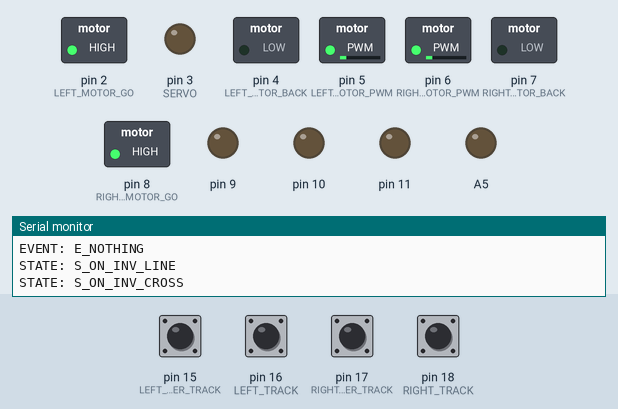
Simulated run of this sketch. Board: Arduino Uno, built with avr-gcc and run on an emulated ATmega328P. Parts: switched loads named in the sketch (green lamp = pin HIGH), output pins drawn as LEDs (lit = HIGH), the last lines printed to the serial monitor. The inputs (shaded band) are chosen by the test bench; at power-on: pin 15 (LEFT_CENTER_TRACK), pin 16 (LEFT_TRACK), pin 17 (RIGHT_CENTER_TRACK), pin 18 (RIGHT_TRACK) HIGH.

Above: at 2.5 s.
2.6 s: pin 15 (LEFT_CENTER_TRACK) pulled LOW for 0.15 s
At 2.67 s:
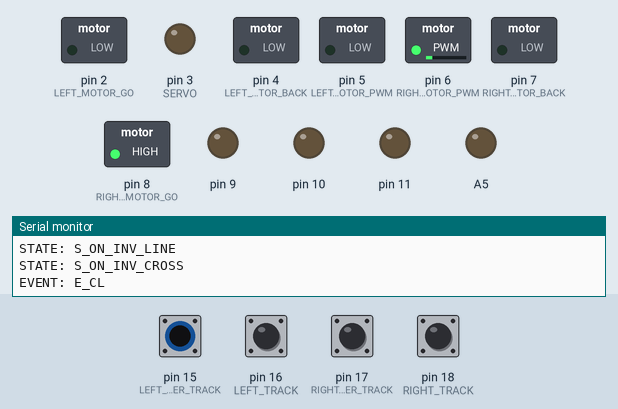
4.2 s: pin 17 (RIGHT_CENTER_TRACK) pulled LOW for 0.15 s
At 4.27 s:
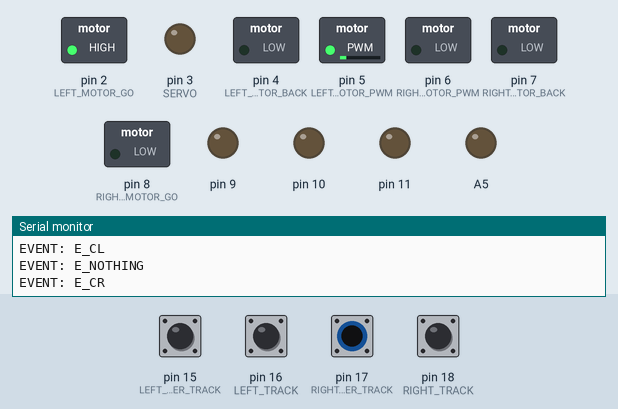
Timing chart, 0 to 7.2 s (numbered marks = the images above; inputs shaded):
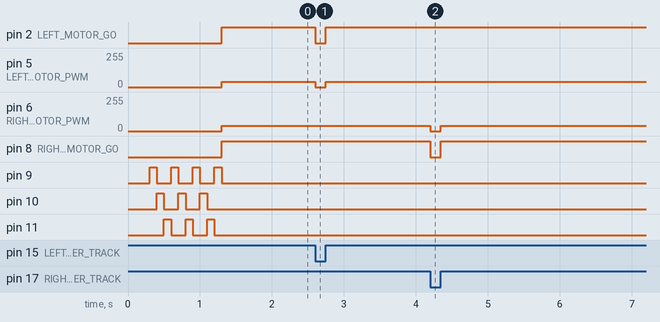

The sketch:

BRD_2022_FINAL.ino
```cpp
// Authors 2022:   Guschin Gleb          nevidimka787
//                 Taralo Anton          Anton4822
//                 Dobrotin Arseny       arkeks
//                 Serebrennikov Andrey  seradya

#include <Servo.h>
#include <Wire.h>

// если digitalRead(TRACK_SENSOR) == LOW - это чёрный
#define LEFT 0
#define RIGHT 1

#define SPEED 40

#define SERIAL_SPEED 115200

enum SENSORS {
    LEFT_SENSOR     = 0,
    LEFT_C_SENSOR   = 1,
    RIGHT_C_SENSOR  = 2,
    RIGHT_SENSOR    = 3,

    SENSORS_COUNT
};

typedef enum {
  // МОТОРЫ
  RIGHT_MOTOR_GO = 8,
  RIGHT_MOTOR_BACK = 7,
  RIGHT_MOTOR_PWM = 6,

  LEFT_MOTOR_GO = 2,
  LEFT_MOTOR_BACK = 4,
  LEFT_MOTOR_PWM = 5,

  // СЕРВА
  SERVO = 3, // PWM

  // ДАТЧИКИ ЛИНИИ

  RIGHT_TRACK        = 18,
  RIGHT_CENTER_TRACK = 17,
  LEFT_CENTER_TRACK  = 15,
  LEFT_TRACK         = 16
} pin_t;

enum STATES {
  S_NO_CHANGE_S = 255,

  S_ON_LINE   = 0,
  S_ON_CROSS  = 1,

  S_ON_INV_LINE   = 2,
  S_ON_INV_CROSS  = 3,

  S_ON_START  = 4,
  S_ON_POINTS = 5,
  S_ON_FINISH = 6,

  STATES_COUNT
};  // byte

enum EVENTS {
/* on -- BLACK color detected */

  E_CRL = 0,  // close right and close left on
  E_CR  = 1,  // close right on
  E_CL  = 2,  // close left on
  E_RL  = 3,  // right and left on
  E_R   = 4,  // right on
  E_L   = 5,  // left on

  E_NO_R    = 6,  // left, close left and close right on
  E_NO_L    = 7,  // close left, close right and right on
  E_ALL     = 8,  // all sensors on
  E_NOTHING = 9,  // all sensors off

  EVENTS_COUNT
};  // byte

enum CROSS_ACTION {
  CROSS_FORWARD = 0,
  CROSS_LEFT    = 1,
  CROSS_BACKWARD = 2,
  CROSS_RIGHT   = 3,

  CROSS_TO_POINTS = 4,
  CROSS_TO_LINE   = 5,

  CROSSES_COUNT = 9
};

typedef byte (*action_t)(void);
typedef byte state_t;
typedef byte event_t;

namespace gv {  // global variables -----------------------------------------------------------------------------------------------------------------------------
  state_t state;
  event_t event;
  byte cross_count;

  bool sensors_data[SENSORS_COUNT] = {0, 0, 0 ,0};
  byte crosses_count;

  byte crosses_list[CROSSES_COUNT] = {CROSS_FORWARD, CROSS_TO_POINTS, CROSS_TO_LINE, CROSS_RIGHT, CROSS_FORWARD, CROSS_LEFT, CROSS_FORWARD, CROSS_LEFT, CROSS_RIGHT};

  byte last_active_center_sensor;
  byte cross_activate_sensor;
};

void run()
{

  //left motor go
  digitalWrite(LEFT_MOTOR_GO, HIGH);   //enable left motor go
  digitalWrite(LEFT_MOTOR_BACK, LOW);  //prohibit left motor back
  analogWrite(LEFT_MOTOR_PWM, SPEED);

  //right motor go
  digitalWrite(RIGHT_MOTOR_GO, HIGH);  //enable right motor go
  digitalWrite(RIGHT_MOTOR_BACK, LOW); //prohibit right motor back
  analogWrite(RIGHT_MOTOR_PWM, SPEED);

}


void brake()
{
  digitalWrite(LEFT_MOTOR_GO, LOW);
  digitalWrite(LEFT_MOTOR_BACK, LOW);
  digitalWrite(RIGHT_MOTOR_GO, LOW);
  digitalWrite(RIGHT_MOTOR_BACK, LOW);

}


void turn(byte side){   // 0 - left // 1 - right
  if(side == RIGHT){ // -------------------------
    //left motor back
    digitalWrite(LEFT_MOTOR_GO, LOW);     //prohibit left motor go
    digitalWrite(LEFT_MOTOR_BACK, LOW);   //prohibit left motor back
    analogWrite(LEFT_MOTOR_PWM, 0);

    digitalWrite(RIGHT_MOTOR_GO, HIGH);  //enable right motor go
    digitalWrite(RIGHT_MOTOR_BACK, LOW); //prohibit right motor back
    analogWrite(RIGHT_MOTOR_PWM, SPEED);
  } else {
    //left motor go
    digitalWrite(LEFT_MOTOR_GO, HIGH);   //enable left motor go
    digitalWrite(LEFT_MOTOR_BACK, LOW);  //prohibit left motor back
    analogWrite(LEFT_MOTOR_PWM, SPEED);

    //right motor back
    digitalWrite(RIGHT_MOTOR_GO, LOW);   //prohibit right motor go
    digitalWrite(RIGHT_MOTOR_BACK, LOW); //prohibit right motor back
    analogWrite(RIGHT_MOTOR_PWM, 0);
  }
}


void back()
{
  //left motor back
  digitalWrite(LEFT_MOTOR_GO, LOW);     //prohibit left motor go
  digitalWrite(LEFT_MOTOR_BACK, HIGH);  //enable left motor back
  analogWrite(LEFT_MOTOR_PWM, SPEED);

  //right motor back
  digitalWrite(RIGHT_MOTOR_GO, LOW);    //prohibit right motor go
  digitalWrite(RIGHT_MOTOR_BACK, HIGH); //enable right motor back
  analogWrite(RIGHT_MOTOR_PWM, SPEED);
}

void flash_led() {
  digitalWrite(9, LOW);
  digitalWrite(10, LOW);
  digitalWrite(11, LOW);
  delay(300);
  for(int i = 0; i < 3; i++) {
  digitalWrite(9, HIGH);
  delay(100);
  digitalWrite(9, LOW);
  digitalWrite(10, HIGH);
  delay(100);
  digitalWrite(10, LOW);
  digitalWrite(11, HIGH);
  delay(100);
  digitalWrite(11, LOW);
  }
  digitalWrite(9, HIGH);
  delay(100);
  digitalWrite(9, LOW);
  digitalWrite(10, LOW);
  digitalWrite(11, LOW);
}

void fan() {
  digitalWrite(A5, LOW);
}

event_t get_event(){

    gv::sensors_data[LEFT_SENSOR] = !digitalRead(LEFT_TRACK);
    gv::sensors_data[LEFT_C_SENSOR] = !digitalRead(LEFT_CENTER_TRACK);
    gv::sensors_data[RIGHT_C_SENSOR] = !digitalRead(RIGHT_CENTER_TRACK);
    gv::sensors_data[RIGHT_SENSOR] = !digitalRead(RIGHT_TRACK);

    if(gv::sensors_data[RIGHT_C_SENSOR] == 1 && gv::sensors_data[LEFT_C_SENSOR] == 1 && gv::sensors_data[LEFT_SENSOR] == 0 && gv::sensors_data[RIGHT_SENSOR] == 0){
        return E_CRL;
    }

    if(gv::sensors_data[RIGHT_C_SENSOR] == 1 && gv::sensors_data[LEFT_C_SENSOR] == 0 && gv::sensors_data[LEFT_SENSOR] == 0 ){
        gv::last_active_center_sensor = RIGHT_C_SENSOR;
        return E_CR;
    }

    if(gv::sensors_data[RIGHT_C_SENSOR] == 0 && gv::sensors_data[LEFT_C_SENSOR] == 1 && gv::sensors_data[RIGHT_SENSOR] == 0){
        gv::last_active_center_sensor = LEFT_C_SENSOR;
        return E_CL;
    }

    if(gv::sensors_data[RIGHT_C_SENSOR] == 0 && gv::sensors_data[LEFT_C_SENSOR] == 0 && gv::sensors_data[LEFT_SENSOR] == 1 && gv::sensors_data[RIGHT_SENSOR] == 1){
        return E_RL;
    }

    if(gv::sensors_data[RIGHT_C_SENSOR] == 0 && gv::sensors_data[LEFT_C_SENSOR] == 0 && gv::sensors_data[LEFT_SENSOR] == 0 && gv::sensors_data[RIGHT_SENSOR] == 1){
        return E_R;
    }

    if(gv::sensors_data[RIGHT_C_SENSOR] == 0 && gv::sensors_data[LEFT_C_SENSOR] == 0 && gv::sensors_data[LEFT_SENSOR] == 1 && gv::sensors_data[RIGHT_SENSOR] == 0){
        return E_L;
    }

    if(gv::sensors_data[RIGHT_C_SENSOR] == 1 && gv::sensors_data[LEFT_C_SENSOR] == 1 && gv::sensors_data[LEFT_SENSOR] == 1 && gv::sensors_data[RIGHT_SENSOR] == 0){
        return E_NO_R;
    }

    if(gv::sensors_data[RIGHT_C_SENSOR] == 1 && gv::sensors_data[LEFT_C_SENSOR] == 1 && gv::sensors_data[LEFT_SENSOR] == 0 && gv::sensors_data[RIGHT_SENSOR] == 1){
        return E_NO_L;
    }

    if(gv::sensors_data[RIGHT_C_SENSOR] == 1 && gv::sensors_data[LEFT_C_SENSOR] == 1 && gv::sensors_data[LEFT_SENSOR] == 1 && gv::sensors_data[RIGHT_SENSOR] == 1){
        return E_ALL;
    }

    if(gv::sensors_data[RIGHT_C_SENSOR] == 0 && gv::sensors_data[LEFT_C_SENSOR] == 0 && gv::sensors_data[LEFT_SENSOR] == 0 && gv::sensors_data[RIGHT_SENSOR] == 0){
        return E_NOTHING;
    }

}

namespace af {  // action functions
  state_t goFront();   // drive forward
  state_t goFrontS();
  state_t turnRight(); // drive right
  state_t turnLeft();  // drive left
  state_t detectInv();  // now the robot drive on invert line
  state_t detectNor();  // now the robot drive on normal line
  state_t scanCross();  // check cross
  state_t scanArea();   // later
  state_t scanBorder(); // later
  state_t stop();
  state_t onLine();
  void hardTurn(byte side);
};


action_t actions[STATES_COUNT][EVENTS_COUNT] {
                      /* E_CRL */       /* E_CR */      /* E_CL */      /* E_RL */      /* E_R */       /* E_L */       /* E_NO_R */      /* E_NO_L */      /* E_ALL*/      /* E_NOTHING */
/* S_ON_LINE */       { af::goFront,    af::turnRight,  af::turnLeft,   af::detectInv,  af::scanCross,  af::scanCross,  af::scanCross,    af::scanCross,    af::scanArea,   af::scanArea  },
/* S_ON_CROSS */      { af::goFront,    af::turnRight,  af::turnLeft,   af::detectInv,  af::scanCross,  af::scanCross,  af::scanCross,    af::scanCross,    af::scanCross,  af::scanCross },
/* S_ON_INV_LINE */   { af::detectNor,  af::turnLeft,   af::turnRight,  af::goFront,    af::scanCross,  af::scanCross,  af::scanCross,    af::scanCross,    af::scanCross,  af::scanCross },
/* S_ON_INV_CROSS */  { af::detectNor,  af::turnLeft,   af::turnRight,  af::goFront,    af::scanCross,  af::scanCross,  af::scanCross,    af::scanCross,    af::scanCross,  af::scanCross },
/* S_ON_START */      { af::onLine,     af::scanBorder, af::scanBorder, af::scanBorder, af::scanBorder, af::scanBorder, af::scanBorder,   af::scanBorder,   af::goFront,    af::goFront   },
/* S_ON_POINTS */     { af::goFrontS,   af::goFrontS,   af::goFrontS,   af::goFrontS,   af::goFrontS,   af::goFrontS,   af::goFrontS,     af::goFrontS,     af::scanCross,  af::goFrontS  },
/* S_ON_FINISH */     { af::stop,       af::stop,       af::stop,       af::stop,       af::stop,       af::stop,       af::stop,         af::stop,         af::stop,       af::stop      }
};


void setup() {
  // put your setup code here, to run once:
  Serial.begin(SERIAL_SPEED);
  // ДАТЧИКИ ЛИНИИ
  pinMode(RIGHT_TRACK, INPUT);
  pinMode(RIGHT_CENTER_TRACK, INPUT);
  pinMode(LEFT_CENTER_TRACK, INPUT);
  pinMode(LEFT_TRACK, INPUT);

  // МОТОРЫ
  pinMode(LEFT_MOTOR_GO, OUTPUT);
  pinMode(LEFT_MOTOR_BACK, OUTPUT);
  pinMode(LEFT_MOTOR_PWM, OUTPUT);

  pinMode(RIGHT_MOTOR_GO, OUTPUT);
  pinMode(RIGHT_MOTOR_BACK, OUTPUT);
  pinMode(RIGHT_MOTOR_PWM, OUTPUT);

  // СЕРВА
  pinMode(SERVO, OUTPUT);

  //Светодиоды
  pinMode(9, OUTPUT);
  pinMode(10,OUTPUT);
  pinMode(11,OUTPUT);
  pinMode(A5, OUTPUT);

  gv::crosses_count = 0;
  gv::state = S_ON_START;
  gv::event = get_event();
  gv::crosses_count = 0;

 flash_led(); //Мигание светодиодами
 fan();
}

void printState(byte state);
void printEvent(byte event);


state_t prev_st;
event_t prev_ev;

void loop() {  // ----------------------------------------------------------------------------------------------------------------------------------------------------------------------


  gv::event = get_event();

  if (gv::event != prev_ev) {
    Serial.print("EVENT: ");
    printEvent(gv::event);
  }

  prev_ev = gv::event;


  byte new_state = actions[gv::state][gv::event]();
  if (new_state != S_NO_CHANGE_S) {
    gv::state = new_state;
  }

  if (gv::state != prev_st) {
    Serial.print("STATE: ");
    printState(gv::state);
  }

  prev_st = gv::state;

  if (gv::state == S_ON_FINISH) {
      return;
  }
}

state_t af::goFront() {
    run();
    if (gv::state == S_ON_LINE || gv::state == S_ON_CROSS) {
    return S_ON_LINE;
    } else {
      return S_ON_INV_LINE;
    }
    return S_NO_CHANGE_S;
}

state_t af::goFrontS() {
    run();
    return S_NO_CHANGE_S;
}

state_t af::turnRight() {
  turn(RIGHT);
  return S_NO_CHANGE_S;
}

state_t af::turnLeft() {
  turn(LEFT);
  return S_NO_CHANGE_S;
}

state_t af::detectInv() {
    return S_ON_INV_LINE;
}

state_t af::detectNor() {
    return S_ON_LINE;
}

state_t af::scanCross() {
  if (gv::state != S_ON_CROSS && gv::state != S_ON_INV_CROSS) {
    ++(gv::crosses_count);
  }

  if (gv::crosses_count > CROSSES_COUNT) {
    delay(500);
    return S_ON_FINISH;
  }

  switch (gv::crosses_list[gv::crosses_count - 1]) {
    case CROSS_RIGHT:
        af::hardTurn(RIGHT);
      break;
    case CROSS_LEFT:
        af::hardTurn(LEFT);
      break;
    case CROSS_FORWARD:
        af::goFront();
      break;
    case CROSS_BACKWARD:
      af::turnLeft();
    case CROSS_TO_POINTS:
      af::goFront();
      delay(500);
      return S_ON_POINTS;
    case CROSS_TO_LINE:
      af::goFront();
      delay(500);
      return S_ON_LINE;
      break;
  }

  return (gv::state == S_ON_INV_LINE || gv::state == S_ON_INV_CROSS) ? S_ON_INV_CROSS : S_ON_CROSS;
}

state_t af::scanBorder() {
  if (gv::sensors_data[RIGHT_SENSOR] && !gv::sensors_data[LEFT_SENSOR]) {
    turnRight();
  }
  if (!gv::sensors_data[RIGHT_SENSOR] && gv::sensors_data[LEFT_SENSOR]) {
    turnLeft();
  }


  goFront();
  return S_NO_CHANGE_S;
}

state_t af::onLine() {
  return S_ON_LINE;
}

state_t af::stop() {
    brake();
    return S_ON_FINISH;
}

void printState(byte state)
{
  switch(state) {
    case S_NO_CHANGE_S:
      Serial.println("S_NO_CHANGE_S");
      break;
    case  S_ON_LINE:
      Serial.println("S_ON_LINE");
      break;
    case  S_ON_CROSS:
      Serial.println("S_ON_CROSS");
      break;
    case  S_ON_INV_LINE:
      Serial.println("S_ON_INV_LINE");
      break;
    case  S_ON_INV_CROSS:
      Serial.println("S_ON_INV_CROSS");
      break;
    case  S_ON_START:
      Serial.println("S_ON_START");
      break;
    case  S_ON_POINTS:
      Serial.println("S_ON_POINTS");
      break;
    case  S_ON_FINISH:
      Serial.println("S_ON_FINISH");
      break;
  }
}

void printEvent(byte event)
{
  switch(event) {
    case  E_CRL: Serial.println("E_CRL");         break;
    case  E_CR: Serial.println("E_CR");           break;
    case  E_CL: Serial.println("E_CL");           break;
    case  E_RL: Serial.println("E_RL");           break;
    case  E_R: Serial.println("E_R");             break;
    case  E_L: Serial.println(" E_L");            break;
    case  E_NO_R: Serial.println("E_NO_R");       break;
    case  E_NO_L: Serial.println("E_NO_L");       break;
    case  E_ALL: Serial.println("E_ALL");         break;
    case  E_NOTHING: Serial.println("E_NOTHING"); break;
  }
}

state_t af::scanArea() {
    if (gv::last_active_center_sensor == LEFT_C_SENSOR) {
        af::turnLeft();
    } else if (gv::last_active_center_sensor == RIGHT_C_SENSOR) {
        af::turnRight();
    }

    return (gv::state == S_ON_INV_LINE || gv::state == S_ON_INV_CROSS) ? S_ON_INV_LINE : S_ON_LINE;
}


void af::hardTurn(byte side){   // 0 - left // 1 - right
  if(side == RIGHT){ // -------------------------
    //left motor back
    digitalWrite(LEFT_MOTOR_GO, LOW);     //prohibit left motor go
    digitalWrite(LEFT_MOTOR_BACK, HIGH);   //prohibit left motor back
    analogWrite(LEFT_MOTOR_PWM, SPEED * 1.2);

    digitalWrite(RIGHT_MOTOR_GO, HIGH);  //enable right motor go
    digitalWrite(RIGHT_MOTOR_BACK, LOW); //prohibit right motor back
    analogWrite(RIGHT_MOTOR_PWM, SPEED);
  } else {
    //left motor go
    digitalWrite(LEFT_MOTOR_GO, HIGH);   //enable left motor go
    digitalWrite(LEFT_MOTOR_BACK, LOW);  //prohibit left motor back
    analogWrite(LEFT_MOTOR_PWM, SPEED);

    //right motor back
    digitalWrite(RIGHT_MOTOR_GO, LOW);   //prohibit right motor go
    digitalWrite(RIGHT_MOTOR_BACK, HIGH); //prohibit right motor back
    analogWrite(RIGHT_MOTOR_PWM, SPEED * 1.2);
  }
}
```

Measured:
- after the input at 2.6 s, pin 2 (LEFT_MOTOR_GO): HIGH → LOW at once, → HIGH 0.15 s later; pin 5 (LEFT_MOTOR_PWM): 40/255 → 0/255 at once, → 40/255 0.15 s later
- after the input at 4.2 s, pin 6 (RIGHT_MOTOR_PWM): 40/255 → 0/255 at once, → 40/255 0.15 s later; pin 8 (RIGHT_MOTOR_GO): HIGH → LOW at once, → HIGH 0.15 s later
